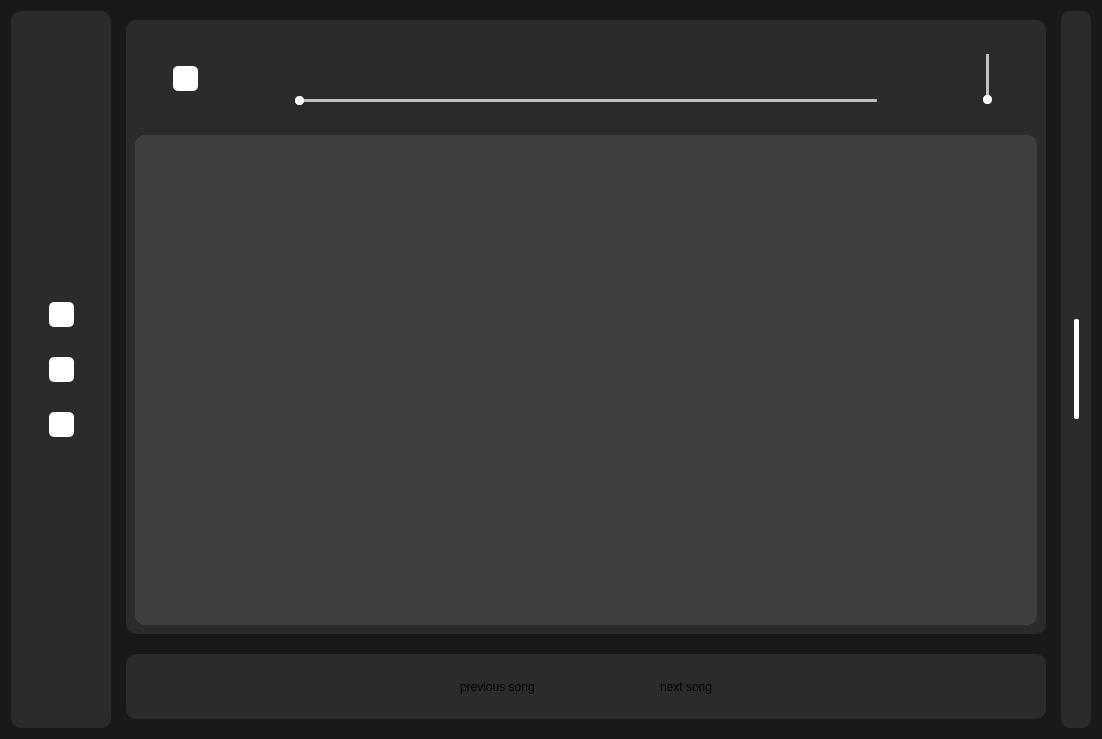
<?xml version="1.0" encoding="UTF-8"?>
<ui version="4.0">
 <class>Dialog</class>
 <widget class="QDialog" name="Dialog">
  <property name="geometry">
   <rect>
    <x>0</x>
    <y>0</y>
    <width>1102</width>
    <height>739</height>
   </rect>
  </property>
  <property name="windowTitle">
   <string>Dialog</string>
  </property>
  <property name="styleSheet">
   <string notr="true">background-color: rgb(25, 25, 25);</string>
  </property>
  <layout class="QHBoxLayout" name="horizontalLayout">
   <item>
    <widget class="QFrame" name="frame">
     <property name="minimumSize">
      <size>
       <width>100</width>
       <height>0</height>
      </size>
     </property>
     <property name="maximumSize">
      <size>
       <width>20</width>
       <height>16777215</height>
      </size>
     </property>
     <property name="styleSheet">
      <string notr="true">border: none;
background-color: rgb(43, 43, 43);
border-radius: 10px;</string>
     </property>
     <property name="frameShape">
      <enum>QFrame::StyledPanel</enum>
     </property>
     <property name="frameShadow">
      <enum>QFrame::Raised</enum>
     </property>
     <layout class="QVBoxLayout" name="verticalLayout_5">
      <property name="spacing">
       <number>30</number>
      </property>
      <property name="leftMargin">
       <number>10</number>
      </property>
      <property name="topMargin">
       <number>0</number>
      </property>
      <property name="rightMargin">
       <number>9</number>
      </property>
      <property name="bottomMargin">
       <number>0</number>
      </property>
      <item>
       <spacer name="verticalSpacer_3">
        <property name="orientation">
         <enum>Qt::Vertical</enum>
        </property>
        <property name="sizeType">
         <enum>QSizePolicy::Expanding</enum>
        </property>
        <property name="sizeHint" stdset="0">
         <size>
          <width>20</width>
          <height>40</height>
         </size>
        </property>
       </spacer>
      </item>
      <item alignment="Qt::AlignHCenter">
       <widget class="QPushButton" name="pushButton_5">
        <property name="minimumSize">
         <size>
          <width>25</width>
          <height>25</height>
         </size>
        </property>
        <property name="maximumSize">
         <size>
          <width>25</width>
          <height>25</height>
         </size>
        </property>
        <property name="cursor">
         <cursorShape>PointingHandCursor</cursorShape>
        </property>
        <property name="styleSheet">
         <string notr="true">background-color: white;
border-radius: 5px
</string>
        </property>
        <property name="text">
         <string/>
        </property>
       </widget>
      </item>
      <item alignment="Qt::AlignHCenter">
       <widget class="QPushButton" name="pushButton_6">
        <property name="minimumSize">
         <size>
          <width>25</width>
          <height>25</height>
         </size>
        </property>
        <property name="maximumSize">
         <size>
          <width>25</width>
          <height>25</height>
         </size>
        </property>
        <property name="cursor">
         <cursorShape>PointingHandCursor</cursorShape>
        </property>
        <property name="styleSheet">
         <string notr="true">background-color: white;
border-radius: 5px
</string>
        </property>
        <property name="text">
         <string/>
        </property>
       </widget>
      </item>
      <item alignment="Qt::AlignHCenter">
       <widget class="QPushButton" name="pushButton_4">
        <property name="minimumSize">
         <size>
          <width>25</width>
          <height>25</height>
         </size>
        </property>
        <property name="maximumSize">
         <size>
          <width>25</width>
          <height>25</height>
         </size>
        </property>
        <property name="cursor">
         <cursorShape>PointingHandCursor</cursorShape>
        </property>
        <property name="styleSheet">
         <string notr="true">background-color: white;
border-radius: 5px
</string>
        </property>
        <property name="text">
         <string/>
        </property>
       </widget>
      </item>
      <item>
       <spacer name="verticalSpacer_2">
        <property name="orientation">
         <enum>Qt::Vertical</enum>
        </property>
        <property name="sizeType">
         <enum>QSizePolicy::Expanding</enum>
        </property>
        <property name="sizeHint" stdset="0">
         <size>
          <width>20</width>
          <height>40</height>
         </size>
        </property>
       </spacer>
      </item>
     </layout>
    </widget>
   </item>
   <item>
    <widget class="QFrame" name="frame_2">
     <property name="minimumSize">
      <size>
       <width>0</width>
       <height>0</height>
      </size>
     </property>
     <property name="styleSheet">
      <string notr="true">border: none;
background-color: rgb(25, 25, 25);</string>
     </property>
     <property name="frameShape">
      <enum>QFrame::StyledPanel</enum>
     </property>
     <property name="frameShadow">
      <enum>QFrame::Raised</enum>
     </property>
     <layout class="QVBoxLayout" name="verticalLayout">
      <property name="spacing">
       <number>20</number>
      </property>
      <item>
       <widget class="QFrame" name="frame_4">
        <property name="minimumSize">
         <size>
          <width>0</width>
          <height>550</height>
         </size>
        </property>
        <property name="styleSheet">
         <string notr="true">border: none;
background-color: rgb(43, 43, 43);
border-radius: 10px;</string>
        </property>
        <property name="frameShape">
         <enum>QFrame::StyledPanel</enum>
        </property>
        <property name="frameShadow">
         <enum>QFrame::Raised</enum>
        </property>
        <layout class="QVBoxLayout" name="verticalLayout_2">
         <item>
          <widget class="QFrame" name="frame_6">
           <property name="minimumSize">
            <size>
             <width>0</width>
             <height>50</height>
            </size>
           </property>
           <property name="maximumSize">
            <size>
             <width>16777215</width>
             <height>100</height>
            </size>
           </property>
           <property name="frameShape">
            <enum>QFrame::StyledPanel</enum>
           </property>
           <property name="frameShadow">
            <enum>QFrame::Raised</enum>
           </property>
           <layout class="QHBoxLayout" name="horizontalLayout_3">
            <item>
             <widget class="QFrame" name="frame_7">
              <property name="maximumSize">
               <size>
                <width>16777215</width>
                <height>32442</height>
               </size>
              </property>
              <property name="frameShape">
               <enum>QFrame::StyledPanel</enum>
              </property>
              <property name="frameShadow">
               <enum>QFrame::Raised</enum>
              </property>
              <layout class="QHBoxLayout" name="horizontalLayout_6">
               <item>
                <widget class="QPushButton" name="pushButton_10">
                 <property name="minimumSize">
                  <size>
                   <width>25</width>
                   <height>25</height>
                  </size>
                 </property>
                 <property name="maximumSize">
                  <size>
                   <width>25</width>
                   <height>25</height>
                  </size>
                 </property>
                 <property name="styleSheet">
                  <string notr="true">background-color: white;
border-radius: 5px
</string>
                 </property>
                 <property name="text">
                  <string/>
                 </property>
                </widget>
               </item>
               <item>
                <widget class="QPushButton" name="pushButton_9">
                 <property name="minimumSize">
                  <size>
                   <width>25</width>
                   <height>25</height>
                  </size>
                 </property>
                 <property name="maximumSize">
                  <size>
                   <width>25</width>
                   <height>25</height>
                  </size>
                 </property>
                 <property name="cursor">
                  <cursorShape>PointingHandCursor</cursorShape>
                 </property>
                 <property name="styleSheet">
                  <string notr="true">border-radius: 5px;
opacity: 0;
</string>
                 </property>
                 <property name="text">
                  <string/>
                 </property>
                 <property name="icon">
                  <iconset resource="../resource.qrc">
                   <normaloff>:/butt/C:/Users/ivans/Downloads/Group 5.png</normaloff>
                   <normalon>:/butt/C:/Users/ivans/Downloads/Group 5 (1).png</normalon>:/butt/C:/Users/ivans/Downloads/Group 5.png</iconset>
                 </property>
                 <property name="iconSize">
                  <size>
                   <width>23</width>
                   <height>23</height>
                  </size>
                 </property>
                 <property name="checkable">
                  <bool>true</bool>
                 </property>
                </widget>
               </item>
              </layout>
             </widget>
            </item>
            <item>
             <widget class="QFrame" name="frame_9">
              <property name="minimumSize">
               <size>
                <width>600</width>
                <height>30</height>
               </size>
              </property>
              <property name="maximumSize">
               <size>
                <width>600</width>
                <height>16777215</height>
               </size>
              </property>
              <property name="styleSheet">
               <string notr="true">#horizontalSlider::groove{
background-color: rgb(193, 193, 193);
height: 3px;
border: none;
border-radius: 1px
}
#horizontalSlider::sub-page{
background-color: white;
height: 3px;
border: none;
border-radius: 1px
}
#horizontalSlider::handle{
background-color: white;
height: 5px;
width: 9px;
border: none;
border-radius: 4px;
margin: -3px 0px
}</string>
              </property>
              <property name="frameShape">
               <enum>QFrame::StyledPanel</enum>
              </property>
              <property name="frameShadow">
               <enum>QFrame::Raised</enum>
              </property>
              <layout class="QVBoxLayout" name="verticalLayout_3">
               <property name="topMargin">
                <number>0</number>
               </property>
               <item alignment="Qt::AlignHCenter">
                <widget class="QPushButton" name="pushButton_7">
                 <property name="minimumSize">
                  <size>
                   <width>45</width>
                   <height>45</height>
                  </size>
                 </property>
                 <property name="maximumSize">
                  <size>
                   <width>35</width>
                   <height>35</height>
                  </size>
                 </property>
                 <property name="cursor">
                  <cursorShape>PointingHandCursor</cursorShape>
                 </property>
                 <property name="styleSheet">
                  <string notr="true">opacity: 0;
border-radius: 5px
</string>
                 </property>
                 <property name="text">
                  <string/>
                 </property>
                 <property name="icon">
                  <iconset resource="../resource.qrc">
                   <normaloff>:/butt/C:/Users/ivans/Downloads/Polygon 1.png</normaloff>
                   <normalon>:/butt/C:/Users/ivans/Downloads/Group 1 (5).png</normalon>:/butt/C:/Users/ivans/Downloads/Polygon 1.png</iconset>
                 </property>
                 <property name="iconSize">
                  <size>
                   <width>30</width>
                   <height>30</height>
                  </size>
                 </property>
                 <property name="checkable">
                  <bool>true</bool>
                 </property>
                </widget>
               </item>
               <item>
                <widget class="QSlider" name="horizontalSlider">
                 <property name="cursor">
                  <cursorShape>PointingHandCursor</cursorShape>
                 </property>
                 <property name="orientation">
                  <enum>Qt::Horizontal</enum>
                 </property>
                </widget>
               </item>
              </layout>
             </widget>
            </item>
            <item>
             <widget class="QFrame" name="frame_10">
              <property name="styleSheet">
               <string notr="true">#verticalSlider::groove{
background-color: white;
width: 3px;
border: none;
border-radius: 1px
}
#verticalSlider::sub-page{
background-color: rgb(193, 193, 193);
height: 3px;
border: none;
border-radius: 1px
}
#verticalSlider::handle{
background-color: white;
height: 9px;
width: 9px;
border: none;
border-radius: 4px;
margin: 0px -3px
}</string>
              </property>
              <property name="frameShape">
               <enum>QFrame::StyledPanel</enum>
              </property>
              <property name="frameShadow">
               <enum>QFrame::Raised</enum>
              </property>
              <layout class="QHBoxLayout" name="horizontalLayout_5">
               <item>
                <widget class="QPushButton" name="pushButton_8">
                 <property name="minimumSize">
                  <size>
                   <width>25</width>
                   <height>25</height>
                  </size>
                 </property>
                 <property name="maximumSize">
                  <size>
                   <width>25</width>
                   <height>25</height>
                  </size>
                 </property>
                 <property name="cursor">
                  <cursorShape>PointingHandCursor</cursorShape>
                 </property>
                 <property name="styleSheet">
                  <string notr="true">border-radius: 5px;
opacity: 0
</string>
                 </property>
                 <property name="text">
                  <string/>
                 </property>
                 <property name="icon">
                  <iconset resource="../resource.qrc">
                   <normaloff>:/butt/C:/Users/ivans/Downloads/Group 1 (3).png</normaloff>
                   <normalon>:/butt/C:/Users/ivans/Downloads/Group 3.png</normalon>:/butt/C:/Users/ivans/Downloads/Group 1 (3).png</iconset>
                 </property>
                 <property name="iconSize">
                  <size>
                   <width>25</width>
                   <height>25</height>
                  </size>
                 </property>
                 <property name="checkable">
                  <bool>true</bool>
                 </property>
                </widget>
               </item>
               <item>
                <widget class="QSlider" name="verticalSlider">
                 <property name="maximumSize">
                  <size>
                   <width>16777215</width>
                   <height>50</height>
                  </size>
                 </property>
                 <property name="cursor">
                  <cursorShape>PointingHandCursor</cursorShape>
                 </property>
                 <property name="orientation">
                  <enum>Qt::Vertical</enum>
                 </property>
                </widget>
               </item>
              </layout>
             </widget>
            </item>
           </layout>
          </widget>
         </item>
         <item>
          <widget class="QListWidget" name="listWidget">
           <property name="styleSheet">
            <string notr="true">border: none;
background-color: rgb(63, 63, 63)</string>
           </property>
          </widget>
         </item>
        </layout>
       </widget>
      </item>
      <item alignment="Qt::AlignBottom">
       <widget class="QFrame" name="frame_5">
        <property name="minimumSize">
         <size>
          <width>0</width>
          <height>65</height>
         </size>
        </property>
        <property name="styleSheet">
         <string notr="true">border: none;
background-color: rgb(43, 43, 43);
border-radius: 10px;</string>
        </property>
        <property name="frameShape">
         <enum>QFrame::StyledPanel</enum>
        </property>
        <property name="frameShadow">
         <enum>QFrame::Raised</enum>
        </property>
        <layout class="QHBoxLayout" name="horizontalLayout_2">
         <property name="spacing">
          <number>25</number>
         </property>
         <item>
          <spacer name="horizontalSpacer">
           <property name="orientation">
            <enum>Qt::Horizontal</enum>
           </property>
           <property name="sizeHint" stdset="0">
            <size>
             <width>40</width>
             <height>20</height>
            </size>
           </property>
          </spacer>
         </item>
         <item>
          <widget class="QLabel" name="label">
           <property name="text">
            <string>previous song</string>
           </property>
          </widget>
         </item>
         <item>
          <widget class="QPushButton" name="pushButton_2">
           <property name="maximumSize">
            <size>
             <width>25</width>
             <height>25</height>
            </size>
           </property>
           <property name="styleSheet">
            <string notr="true">opacity: 0;</string>
           </property>
           <property name="text">
            <string/>
           </property>
           <property name="icon">
            <iconset resource="../resource.qrc">
             <normaloff>:/butt/C:/Users/ivans/Downloads/Group 1.png</normaloff>:/butt/C:/Users/ivans/Downloads/Group 1.png</iconset>
           </property>
           <property name="iconSize">
            <size>
             <width>30</width>
             <height>30</height>
            </size>
           </property>
          </widget>
         </item>
         <item>
          <widget class="QPushButton" name="pushButton">
           <property name="maximumSize">
            <size>
             <width>25</width>
             <height>25</height>
            </size>
           </property>
           <property name="styleSheet">
            <string notr="true">opacity: 0
</string>
           </property>
           <property name="text">
            <string/>
           </property>
           <property name="icon">
            <iconset resource="../resource.qrc">
             <normaloff>:/butt/C:/Users/ivans/Downloads/Group 1 (1).png</normaloff>:/butt/C:/Users/ivans/Downloads/Group 1 (1).png</iconset>
           </property>
           <property name="iconSize">
            <size>
             <width>30</width>
             <height>30</height>
            </size>
           </property>
           <property name="autoRepeatDelay">
            <number>299</number>
           </property>
           <property name="autoRepeatInterval">
            <number>103</number>
           </property>
          </widget>
         </item>
         <item>
          <widget class="QLabel" name="label_2">
           <property name="text">
            <string>next song</string>
           </property>
          </widget>
         </item>
         <item>
          <spacer name="horizontalSpacer_2">
           <property name="orientation">
            <enum>Qt::Horizontal</enum>
           </property>
           <property name="sizeHint" stdset="0">
            <size>
             <width>40</width>
             <height>20</height>
            </size>
           </property>
          </spacer>
         </item>
        </layout>
       </widget>
      </item>
     </layout>
    </widget>
   </item>
   <item>
    <widget class="QFrame" name="frame_3">
     <property name="minimumSize">
      <size>
       <width>30</width>
       <height>0</height>
      </size>
     </property>
     <property name="maximumSize">
      <size>
       <width>20</width>
       <height>16777215</height>
      </size>
     </property>
     <property name="styleSheet">
      <string notr="true">border: none;
background-color: rgb(43, 43, 43);
border-radius: 10px;</string>
     </property>
     <property name="frameShape">
      <enum>QFrame::StyledPanel</enum>
     </property>
     <property name="frameShadow">
      <enum>QFrame::Raised</enum>
     </property>
     <layout class="QVBoxLayout" name="verticalLayout_4">
      <property name="leftMargin">
       <number>6</number>
      </property>
      <item alignment="Qt::AlignHCenter">
       <widget class="QFrame" name="frame_8">
        <property name="minimumSize">
         <size>
          <width>29</width>
          <height>0</height>
         </size>
        </property>
        <property name="frameShape">
         <enum>QFrame::StyledPanel</enum>
        </property>
        <property name="frameShadow">
         <enum>QFrame::Raised</enum>
        </property>
        <layout class="QHBoxLayout" name="horizontalLayout_4">
         <property name="leftMargin">
          <number>0</number>
         </property>
         <item>
          <widget class="QPushButton" name="pushButton_3">
           <property name="minimumSize">
            <size>
             <width>5</width>
             <height>100</height>
            </size>
           </property>
           <property name="maximumSize">
            <size>
             <width>5</width>
             <height>16777215</height>
            </size>
           </property>
           <property name="cursor">
            <cursorShape>PointingHandCursor</cursorShape>
           </property>
           <property name="styleSheet">
            <string notr="true">background-color: white;
border-radius: 2px
</string>
           </property>
           <property name="text">
            <string/>
           </property>
          </widget>
         </item>
        </layout>
       </widget>
      </item>
     </layout>
    </widget>
   </item>
  </layout>
 </widget>
 <resources>
  <include location="../resource.qrc"/>
 </resources>
 <connections/>
</ui>
